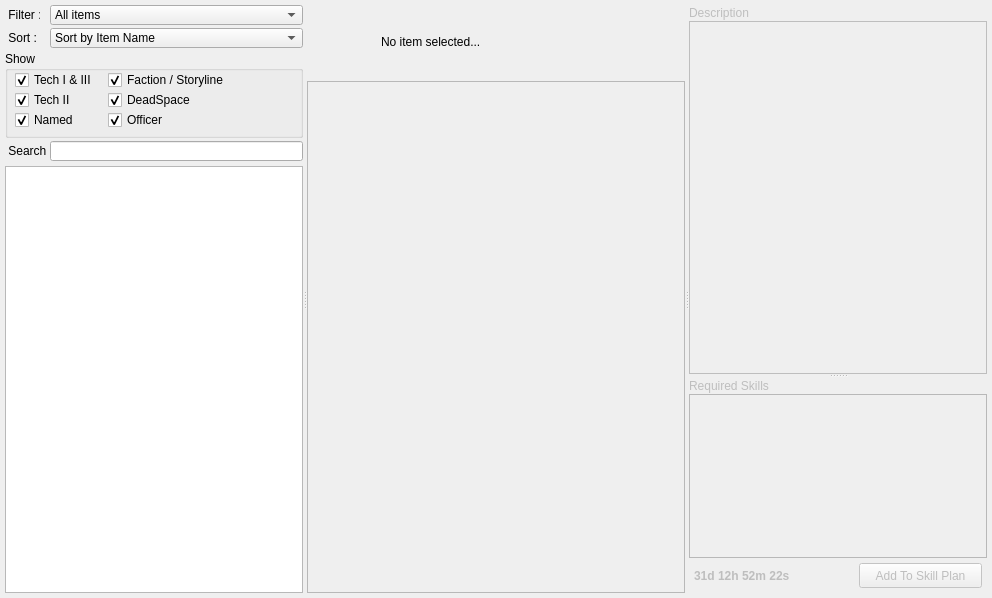
<?xml version="1.0" encoding="UTF-8"?>
<ui version="4.0">
 <class>BrowserItemTab</class>
 <widget class="QWidget" name="BrowserItemTab">
  <property name="geometry">
   <rect>
    <x>0</x>
    <y>0</y>
    <width>992</width>
    <height>598</height>
   </rect>
  </property>
  <property name="windowTitle">
   <string>Browser</string>
  </property>
  <layout class="QVBoxLayout" name="verticalLayout_4">
   <property name="spacing">
    <number>0</number>
   </property>
   <property name="margin">
    <number>5</number>
   </property>
   <item>
    <widget class="QSplitter" name="splitter">
     <property name="orientation">
      <enum>Qt::Horizontal</enum>
     </property>
     <property name="opaqueResize">
      <bool>true</bool>
     </property>
     <property name="childrenCollapsible">
      <bool>false</bool>
     </property>
     <widget class="QFrame" name="rightArea">
      <property name="minimumSize">
       <size>
        <width>240</width>
        <height>0</height>
       </size>
      </property>
      <property name="frameShape">
       <enum>QFrame::NoFrame</enum>
      </property>
      <property name="frameShadow">
       <enum>QFrame::Raised</enum>
      </property>
      <layout class="QVBoxLayout" name="verticalLayout">
       <property name="spacing">
        <number>5</number>
       </property>
       <property name="margin">
        <number>0</number>
       </property>
       <item>
        <widget class="QFrame" name="filterFrame">
         <property name="minimumSize">
          <size>
           <width>0</width>
           <height>156</height>
          </size>
         </property>
         <property name="maximumSize">
          <size>
           <width>16777215</width>
           <height>156</height>
          </size>
         </property>
         <property name="frameShape">
          <enum>QFrame::NoFrame</enum>
         </property>
         <property name="frameShadow">
          <enum>QFrame::Raised</enum>
         </property>
         <layout class="QGridLayout" name="gridLayout_2">
          <property name="horizontalSpacing">
           <number>0</number>
          </property>
          <property name="verticalSpacing">
           <number>3</number>
          </property>
          <property name="margin">
           <number>0</number>
          </property>
          <item row="0" column="0">
           <widget class="QLabel" name="filterLabel">
            <property name="enabled">
             <bool>true</bool>
            </property>
            <property name="sizePolicy">
             <sizepolicy hsizetype="Fixed" vsizetype="Fixed">
              <horstretch>0</horstretch>
              <verstretch>0</verstretch>
             </sizepolicy>
            </property>
            <property name="minimumSize">
             <size>
              <width>35</width>
              <height>20</height>
             </size>
            </property>
            <property name="maximumSize">
             <size>
              <width>35</width>
              <height>20</height>
             </size>
            </property>
            <property name="text">
             <string> Filter :</string>
            </property>
           </widget>
          </item>
          <item row="0" column="1">
           <widget class="QComboBox" name="filterComboBox">
            <property name="sizePolicy">
             <sizepolicy hsizetype="Preferred" vsizetype="Fixed">
              <horstretch>0</horstretch>
              <verstretch>0</verstretch>
             </sizepolicy>
            </property>
            <property name="minimumSize">
             <size>
              <width>0</width>
              <height>20</height>
             </size>
            </property>
            <property name="maximumSize">
             <size>
              <width>16777215</width>
              <height>20</height>
             </size>
            </property>
            <property name="focusPolicy">
             <enum>Qt::WheelFocus</enum>
            </property>
            <item>
             <property name="text">
              <string>All items</string>
             </property>
            </item>
           </widget>
          </item>
          <item row="1" column="0">
           <widget class="QLabel" name="sortLabel">
            <property name="enabled">
             <bool>true</bool>
            </property>
            <property name="sizePolicy">
             <sizepolicy hsizetype="Fixed" vsizetype="Fixed">
              <horstretch>0</horstretch>
              <verstretch>0</verstretch>
             </sizepolicy>
            </property>
            <property name="minimumSize">
             <size>
              <width>32</width>
              <height>20</height>
             </size>
            </property>
            <property name="maximumSize">
             <size>
              <width>32</width>
              <height>20</height>
             </size>
            </property>
            <property name="text">
             <string> Sort :</string>
            </property>
           </widget>
          </item>
          <item row="1" column="1">
           <widget class="QComboBox" name="sortComboBox">
            <property name="sizePolicy">
             <sizepolicy hsizetype="Preferred" vsizetype="Fixed">
              <horstretch>0</horstretch>
              <verstretch>0</verstretch>
             </sizepolicy>
            </property>
            <property name="minimumSize">
             <size>
              <width>0</width>
              <height>20</height>
             </size>
            </property>
            <property name="maximumSize">
             <size>
              <width>16777215</width>
              <height>20</height>
             </size>
            </property>
            <property name="focusPolicy">
             <enum>Qt::WheelFocus</enum>
            </property>
            <item>
             <property name="text">
              <string>Sort by Item Name</string>
             </property>
            </item>
            <item>
             <property name="text">
              <string>Sort by Meta Level</string>
             </property>
            </item>
           </widget>
          </item>
          <item row="2" column="0" colspan="2">
           <widget class="QGroupBox" name="showGroupBox">
            <property name="sizePolicy">
             <sizepolicy hsizetype="Preferred" vsizetype="Fixed">
              <horstretch>0</horstretch>
              <verstretch>0</verstretch>
             </sizepolicy>
            </property>
            <property name="minimumSize">
             <size>
              <width>221</width>
              <height>87</height>
             </size>
            </property>
            <property name="maximumSize">
             <size>
              <width>16777215</width>
              <height>87</height>
             </size>
            </property>
            <property name="baseSize">
             <size>
              <width>200</width>
              <height>0</height>
             </size>
            </property>
            <property name="title">
             <string>Show</string>
            </property>
            <widget class="QCheckBox" name="tech13CheckBox">
             <property name="geometry">
              <rect>
               <x>10</x>
               <y>20</y>
               <width>85</width>
               <height>18</height>
              </rect>
             </property>
             <property name="sizePolicy">
              <sizepolicy hsizetype="Fixed" vsizetype="Fixed">
               <horstretch>0</horstretch>
               <verstretch>0</verstretch>
              </sizepolicy>
             </property>
             <property name="focusPolicy">
              <enum>Qt::StrongFocus</enum>
             </property>
             <property name="text">
              <string>Tech I &amp;&amp; III</string>
             </property>
             <property name="checked">
              <bool>true</bool>
             </property>
            </widget>
            <widget class="QCheckBox" name="tech2CheckBox">
             <property name="geometry">
              <rect>
               <x>10</x>
               <y>40</y>
               <width>65</width>
               <height>18</height>
              </rect>
             </property>
             <property name="sizePolicy">
              <sizepolicy hsizetype="Fixed" vsizetype="Fixed">
               <horstretch>0</horstretch>
               <verstretch>0</verstretch>
              </sizepolicy>
             </property>
             <property name="minimumSize">
              <size>
               <width>65</width>
               <height>18</height>
              </size>
             </property>
             <property name="maximumSize">
              <size>
               <width>65</width>
               <height>18</height>
              </size>
             </property>
             <property name="focusPolicy">
              <enum>Qt::StrongFocus</enum>
             </property>
             <property name="text">
              <string>Tech II</string>
             </property>
             <property name="checked">
              <bool>true</bool>
             </property>
            </widget>
            <widget class="QCheckBox" name="factionCheckBox">
             <property name="geometry">
              <rect>
               <x>103</x>
               <y>20</y>
               <width>121</width>
               <height>18</height>
              </rect>
             </property>
             <property name="sizePolicy">
              <sizepolicy hsizetype="Fixed" vsizetype="Fixed">
               <horstretch>0</horstretch>
               <verstretch>0</verstretch>
              </sizepolicy>
             </property>
             <property name="minimumSize">
              <size>
               <width>121</width>
               <height>18</height>
              </size>
             </property>
             <property name="maximumSize">
              <size>
               <width>121</width>
               <height>18</height>
              </size>
             </property>
             <property name="focusPolicy">
              <enum>Qt::StrongFocus</enum>
             </property>
             <property name="text">
              <string>Faction / Storyline</string>
             </property>
             <property name="checked">
              <bool>true</bool>
             </property>
            </widget>
            <widget class="QCheckBox" name="deadspaceCheckBox">
             <property name="geometry">
              <rect>
               <x>103</x>
               <y>40</y>
               <width>85</width>
               <height>18</height>
              </rect>
             </property>
             <property name="sizePolicy">
              <sizepolicy hsizetype="Fixed" vsizetype="Fixed">
               <horstretch>0</horstretch>
               <verstretch>0</verstretch>
              </sizepolicy>
             </property>
             <property name="minimumSize">
              <size>
               <width>85</width>
               <height>18</height>
              </size>
             </property>
             <property name="maximumSize">
              <size>
               <width>85</width>
               <height>18</height>
              </size>
             </property>
             <property name="focusPolicy">
              <enum>Qt::StrongFocus</enum>
             </property>
             <property name="text">
              <string>DeadSpace</string>
             </property>
             <property name="checked">
              <bool>true</bool>
             </property>
            </widget>
            <widget class="QCheckBox" name="officerCheckBox">
             <property name="geometry">
              <rect>
               <x>103</x>
               <y>60</y>
               <width>66</width>
               <height>18</height>
              </rect>
             </property>
             <property name="sizePolicy">
              <sizepolicy hsizetype="Fixed" vsizetype="Fixed">
               <horstretch>0</horstretch>
               <verstretch>0</verstretch>
              </sizepolicy>
             </property>
             <property name="minimumSize">
              <size>
               <width>66</width>
               <height>18</height>
              </size>
             </property>
             <property name="maximumSize">
              <size>
               <width>66</width>
               <height>18</height>
              </size>
             </property>
             <property name="focusPolicy">
              <enum>Qt::StrongFocus</enum>
             </property>
             <property name="text">
              <string>Officer</string>
             </property>
             <property name="checked">
              <bool>true</bool>
             </property>
            </widget>
            <widget class="QCheckBox" name="namedCheckBox">
             <property name="geometry">
              <rect>
               <x>10</x>
               <y>60</y>
               <width>65</width>
               <height>18</height>
              </rect>
             </property>
             <property name="sizePolicy">
              <sizepolicy hsizetype="Fixed" vsizetype="Fixed">
               <horstretch>0</horstretch>
               <verstretch>0</verstretch>
              </sizepolicy>
             </property>
             <property name="minimumSize">
              <size>
               <width>65</width>
               <height>18</height>
              </size>
             </property>
             <property name="maximumSize">
              <size>
               <width>65</width>
               <height>18</height>
              </size>
             </property>
             <property name="focusPolicy">
              <enum>Qt::StrongFocus</enum>
             </property>
             <property name="text">
              <string>Named</string>
             </property>
             <property name="checked">
              <bool>true</bool>
             </property>
            </widget>
           </widget>
          </item>
          <item row="3" column="0">
           <widget class="QLabel" name="sortLabel_2">
            <property name="enabled">
             <bool>true</bool>
            </property>
            <property name="sizePolicy">
             <sizepolicy hsizetype="Fixed" vsizetype="Fixed">
              <horstretch>0</horstretch>
              <verstretch>0</verstretch>
             </sizepolicy>
            </property>
            <property name="minimumSize">
             <size>
              <width>45</width>
              <height>20</height>
             </size>
            </property>
            <property name="maximumSize">
             <size>
              <width>45</width>
              <height>20</height>
             </size>
            </property>
            <property name="text">
             <string> Search :</string>
            </property>
           </widget>
          </item>
          <item row="3" column="1">
           <widget class="QLineEdit" name="lineEdit">
            <property name="minimumSize">
             <size>
              <width>0</width>
              <height>20</height>
             </size>
            </property>
            <property name="focusPolicy">
             <enum>Qt::StrongFocus</enum>
            </property>
            <property name="inputMask">
             <string/>
            </property>
           </widget>
          </item>
         </layout>
        </widget>
       </item>
       <item>
        <widget class="QTreeView" name="itemTree">
         <property name="sizePolicy">
          <sizepolicy hsizetype="Preferred" vsizetype="Expanding">
           <horstretch>5</horstretch>
           <verstretch>0</verstretch>
          </sizepolicy>
         </property>
         <property name="minimumSize">
          <size>
           <width>0</width>
           <height>200</height>
          </size>
         </property>
         <property name="focusPolicy">
          <enum>Qt::WheelFocus</enum>
         </property>
         <property name="horizontalScrollBarPolicy">
          <enum>Qt::ScrollBarAsNeeded</enum>
         </property>
         <property name="showDropIndicator" stdset="0">
          <bool>false</bool>
         </property>
         <property name="dragEnabled">
          <bool>true</bool>
         </property>
         <property name="dragDropMode">
          <enum>QAbstractItemView::DragOnly</enum>
         </property>
         <property name="indentation">
          <number>20</number>
         </property>
         <property name="uniformRowHeights">
          <bool>true</bool>
         </property>
         <property name="sortingEnabled">
          <bool>true</bool>
         </property>
         <property name="headerHidden">
          <bool>true</bool>
         </property>
        </widget>
       </item>
      </layout>
     </widget>
     <widget class="QFrame" name="centerArea">
      <property name="frameShape">
       <enum>QFrame::NoFrame</enum>
      </property>
      <property name="frameShadow">
       <enum>QFrame::Raised</enum>
      </property>
      <layout class="QVBoxLayout" name="verticalLayout_3">
       <property name="spacing">
        <number>2</number>
       </property>
       <property name="margin">
        <number>0</number>
       </property>
       <item>
        <widget class="QFrame" name="itemHeaderFrame">
         <property name="sizePolicy">
          <sizepolicy hsizetype="Preferred" vsizetype="Fixed">
           <horstretch>4</horstretch>
           <verstretch>0</verstretch>
          </sizepolicy>
         </property>
         <property name="minimumSize">
          <size>
           <width>325</width>
           <height>74</height>
          </size>
         </property>
         <property name="maximumSize">
          <size>
           <width>16777215</width>
           <height>74</height>
          </size>
         </property>
         <property name="frameShape">
          <enum>QFrame::NoFrame</enum>
         </property>
         <property name="frameShadow">
          <enum>QFrame::Plain</enum>
         </property>
         <property name="lineWidth">
          <number>0</number>
         </property>
         <layout class="QHBoxLayout" name="horizontalLayout_2">
          <property name="spacing">
           <number>5</number>
          </property>
          <property name="margin">
           <number>5</number>
          </property>
          <item>
           <widget class="QFrame" name="iconFrame">
            <property name="sizePolicy">
             <sizepolicy hsizetype="Fixed" vsizetype="Fixed">
              <horstretch>0</horstretch>
              <verstretch>0</verstretch>
             </sizepolicy>
            </property>
            <property name="minimumSize">
             <size>
              <width>64</width>
              <height>64</height>
             </size>
            </property>
            <property name="maximumSize">
             <size>
              <width>64</width>
              <height>64</height>
             </size>
            </property>
            <property name="frameShape">
             <enum>QFrame::NoFrame</enum>
            </property>
            <property name="frameShadow">
             <enum>QFrame::Plain</enum>
            </property>
            <property name="lineWidth">
             <number>0</number>
            </property>
            <widget class="QLabel" name="metaGroupIcon">
             <property name="geometry">
              <rect>
               <x>0</x>
               <y>0</y>
               <width>64</width>
               <height>64</height>
              </rect>
             </property>
             <property name="sizePolicy">
              <sizepolicy hsizetype="Fixed" vsizetype="Fixed">
               <horstretch>0</horstretch>
               <verstretch>0</verstretch>
              </sizepolicy>
             </property>
             <property name="minimumSize">
              <size>
               <width>64</width>
               <height>64</height>
              </size>
             </property>
             <property name="maximumSize">
              <size>
               <width>64</width>
               <height>64</height>
              </size>
             </property>
             <property name="autoFillBackground">
              <bool>false</bool>
             </property>
             <property name="frameShape">
              <enum>QFrame::NoFrame</enum>
             </property>
             <property name="text">
              <string/>
             </property>
            </widget>
            <widget class="QLabel" name="iconLabel">
             <property name="geometry">
              <rect>
               <x>0</x>
               <y>0</y>
               <width>64</width>
               <height>64</height>
              </rect>
             </property>
             <property name="sizePolicy">
              <sizepolicy hsizetype="Fixed" vsizetype="Fixed">
               <horstretch>0</horstretch>
               <verstretch>0</verstretch>
              </sizepolicy>
             </property>
             <property name="minimumSize">
              <size>
               <width>64</width>
               <height>64</height>
              </size>
             </property>
             <property name="maximumSize">
              <size>
               <width>64</width>
               <height>64</height>
              </size>
             </property>
             <property name="autoFillBackground">
              <bool>false</bool>
             </property>
             <property name="frameShape">
              <enum>QFrame::NoFrame</enum>
             </property>
             <property name="text">
              <string/>
             </property>
             <property name="pixmap">
              <pixmap resource="../../../../resources/icons_pq.qrc">:/pq/icons/pausequafe/no_item_selected.png</pixmap>
             </property>
            </widget>
           </widget>
          </item>
          <item>
           <widget class="QLabel" name="itemNameLabel">
            <property name="sizePolicy">
             <sizepolicy hsizetype="Preferred" vsizetype="Fixed">
              <horstretch>0</horstretch>
              <verstretch>0</verstretch>
             </sizepolicy>
            </property>
            <property name="minimumSize">
             <size>
              <width>246</width>
              <height>64</height>
             </size>
            </property>
            <property name="maximumSize">
             <size>
              <width>16777215</width>
              <height>64</height>
             </size>
            </property>
            <property name="styleSheet">
             <string notr="true">font: 18px &quot;Arial&quot;;</string>
            </property>
            <property name="text">
             <string>No item selected...</string>
            </property>
            <property name="wordWrap">
             <bool>true</bool>
            </property>
           </widget>
          </item>
         </layout>
        </widget>
       </item>
       <item>
        <widget class="QTableView" name="attributesTable">
         <property name="enabled">
          <bool>false</bool>
         </property>
         <property name="focusPolicy">
          <enum>Qt::WheelFocus</enum>
         </property>
         <property name="horizontalScrollBarPolicy">
          <enum>Qt::ScrollBarAlwaysOff</enum>
         </property>
         <property name="alternatingRowColors">
          <bool>true</bool>
         </property>
         <property name="selectionMode">
          <enum>QAbstractItemView::ExtendedSelection</enum>
         </property>
         <property name="selectionBehavior">
          <enum>QAbstractItemView::SelectRows</enum>
         </property>
         <property name="sortingEnabled">
          <bool>true</bool>
         </property>
        </widget>
       </item>
      </layout>
     </widget>
     <widget class="QSplitter" name="rightSplitter">
      <property name="sizePolicy">
       <sizepolicy hsizetype="Fixed" vsizetype="Expanding">
        <horstretch>0</horstretch>
        <verstretch>0</verstretch>
       </sizepolicy>
      </property>
      <property name="minimumSize">
       <size>
        <width>200</width>
        <height>0</height>
       </size>
      </property>
      <property name="orientation">
       <enum>Qt::Vertical</enum>
      </property>
      <property name="opaqueResize">
       <bool>true</bool>
      </property>
      <property name="childrenCollapsible">
       <bool>false</bool>
      </property>
      <widget class="QFrame" name="descriptionFrame">
       <property name="enabled">
        <bool>false</bool>
       </property>
       <property name="sizePolicy">
        <sizepolicy hsizetype="Preferred" vsizetype="Preferred">
         <horstretch>0</horstretch>
         <verstretch>4</verstretch>
        </sizepolicy>
       </property>
       <property name="minimumSize">
        <size>
         <width>0</width>
         <height>0</height>
        </size>
       </property>
       <property name="frameShape">
        <enum>QFrame::NoFrame</enum>
       </property>
       <property name="frameShadow">
        <enum>QFrame::Plain</enum>
       </property>
       <property name="lineWidth">
        <number>0</number>
       </property>
       <layout class="QVBoxLayout" name="verticalLayout_2">
        <property name="spacing">
         <number>0</number>
        </property>
        <property name="margin">
         <number>0</number>
        </property>
        <item>
         <widget class="QLabel" name="descriptionLabel">
          <property name="sizePolicy">
           <sizepolicy hsizetype="Fixed" vsizetype="Fixed">
            <horstretch>0</horstretch>
            <verstretch>0</verstretch>
           </sizepolicy>
          </property>
          <property name="minimumSize">
           <size>
            <width>111</width>
            <height>16</height>
           </size>
          </property>
          <property name="maximumSize">
           <size>
            <width>111</width>
            <height>16</height>
           </size>
          </property>
          <property name="text">
           <string>Description</string>
          </property>
         </widget>
        </item>
        <item>
         <widget class="QTextBrowser" name="itemDescription">
          <property name="sizePolicy">
           <sizepolicy hsizetype="Preferred" vsizetype="Preferred">
            <horstretch>0</horstretch>
            <verstretch>0</verstretch>
           </sizepolicy>
          </property>
          <property name="minimumSize">
           <size>
            <width>0</width>
            <height>150</height>
           </size>
          </property>
          <property name="sizeIncrement">
           <size>
            <width>0</width>
            <height>0</height>
           </size>
          </property>
          <property name="baseSize">
           <size>
            <width>272</width>
            <height>400</height>
           </size>
          </property>
          <property name="focusPolicy">
           <enum>Qt::WheelFocus</enum>
          </property>
          <property name="frameShape">
           <enum>QFrame::Box</enum>
          </property>
          <property name="frameShadow">
           <enum>QFrame::Plain</enum>
          </property>
          <property name="acceptRichText">
           <bool>true</bool>
          </property>
         </widget>
        </item>
       </layout>
      </widget>
      <widget class="QFrame" name="prereqFrame">
       <property name="enabled">
        <bool>false</bool>
       </property>
       <property name="sizePolicy">
        <sizepolicy hsizetype="Preferred" vsizetype="Preferred">
         <horstretch>0</horstretch>
         <verstretch>2</verstretch>
        </sizepolicy>
       </property>
       <property name="minimumSize">
        <size>
         <width>0</width>
         <height>0</height>
        </size>
       </property>
       <property name="frameShape">
        <enum>QFrame::NoFrame</enum>
       </property>
       <property name="frameShadow">
        <enum>QFrame::Plain</enum>
       </property>
       <property name="lineWidth">
        <number>0</number>
       </property>
       <layout class="QGridLayout" name="gridLayout">
        <property name="margin">
         <number>0</number>
        </property>
        <property name="spacing">
         <number>0</number>
        </property>
        <item row="0" column="0" colspan="2">
         <widget class="QLabel" name="prereqLabel">
          <property name="sizePolicy">
           <sizepolicy hsizetype="Fixed" vsizetype="Fixed">
            <horstretch>0</horstretch>
            <verstretch>0</verstretch>
           </sizepolicy>
          </property>
          <property name="minimumSize">
           <size>
            <width>111</width>
            <height>16</height>
           </size>
          </property>
          <property name="maximumSize">
           <size>
            <width>111</width>
            <height>16</height>
           </size>
          </property>
          <property name="text">
           <string>Required Skills</string>
          </property>
         </widget>
        </item>
        <item row="1" column="0" rowspan="2" colspan="3">
         <widget class="QTreeView" name="prereqTree">
          <property name="sizePolicy">
           <sizepolicy hsizetype="Preferred" vsizetype="Preferred">
            <horstretch>0</horstretch>
            <verstretch>0</verstretch>
           </sizepolicy>
          </property>
          <property name="minimumSize">
           <size>
            <width>0</width>
            <height>150</height>
           </size>
          </property>
          <property name="sizeIncrement">
           <size>
            <width>0</width>
            <height>0</height>
           </size>
          </property>
          <property name="focusPolicy">
           <enum>Qt::WheelFocus</enum>
          </property>
          <property name="horizontalScrollBarPolicy">
           <enum>Qt::ScrollBarAlwaysOff</enum>
          </property>
          <property name="showDropIndicator" stdset="0">
           <bool>false</bool>
          </property>
          <property name="uniformRowHeights">
           <bool>true</bool>
          </property>
          <property name="sortingEnabled">
           <bool>true</bool>
          </property>
          <property name="headerHidden">
           <bool>true</bool>
          </property>
         </widget>
        </item>
        <item row="3" column="0" colspan="3">
         <widget class="QFrame" name="frame">
          <property name="sizePolicy">
           <sizepolicy hsizetype="Expanding" vsizetype="Fixed">
            <horstretch>0</horstretch>
            <verstretch>0</verstretch>
           </sizepolicy>
          </property>
          <property name="minimumSize">
           <size>
            <width>0</width>
            <height>35</height>
           </size>
          </property>
          <property name="maximumSize">
           <size>
            <width>16777215</width>
            <height>35</height>
           </size>
          </property>
          <property name="frameShape">
           <enum>QFrame::NoFrame</enum>
          </property>
          <property name="frameShadow">
           <enum>QFrame::Raised</enum>
          </property>
          <layout class="QHBoxLayout" name="horizontalLayout_3">
           <property name="spacing">
            <number>0</number>
           </property>
           <property name="leftMargin">
            <number>5</number>
           </property>
           <property name="topMargin">
            <number>0</number>
           </property>
           <property name="rightMargin">
            <number>5</number>
           </property>
           <property name="bottomMargin">
            <number>0</number>
           </property>
           <item>
            <widget class="QLabel" name="label">
             <property name="sizePolicy">
              <sizepolicy hsizetype="Preferred" vsizetype="Preferred">
               <horstretch>4</horstretch>
               <verstretch>0</verstretch>
              </sizepolicy>
             </property>
             <property name="maximumSize">
              <size>
               <width>16777215</width>
               <height>25</height>
              </size>
             </property>
             <property name="font">
              <font>
               <weight>75</weight>
               <bold>true</bold>
              </font>
             </property>
             <property name="text">
              <string>31d 12h 52m 22s</string>
             </property>
            </widget>
           </item>
           <item>
            <widget class="QPushButton" name="pushButton">
             <property name="sizePolicy">
              <sizepolicy hsizetype="Preferred" vsizetype="Expanding">
               <horstretch>3</horstretch>
               <verstretch>0</verstretch>
              </sizepolicy>
             </property>
             <property name="minimumSize">
              <size>
               <width>0</width>
               <height>20</height>
              </size>
             </property>
             <property name="maximumSize">
              <size>
               <width>16777215</width>
               <height>25</height>
              </size>
             </property>
             <property name="focusPolicy">
              <enum>Qt::StrongFocus</enum>
             </property>
             <property name="text">
              <string>Add To Skill Plan</string>
             </property>
            </widget>
           </item>
          </layout>
         </widget>
        </item>
       </layout>
      </widget>
     </widget>
    </widget>
   </item>
  </layout>
 </widget>
 <resources>
  <include location="../../../../resources/icons_pq.qrc"/>
  <include location="../../../../resources/icons_pq.qrc"/>
 </resources>
 <connections/>
</ui>
